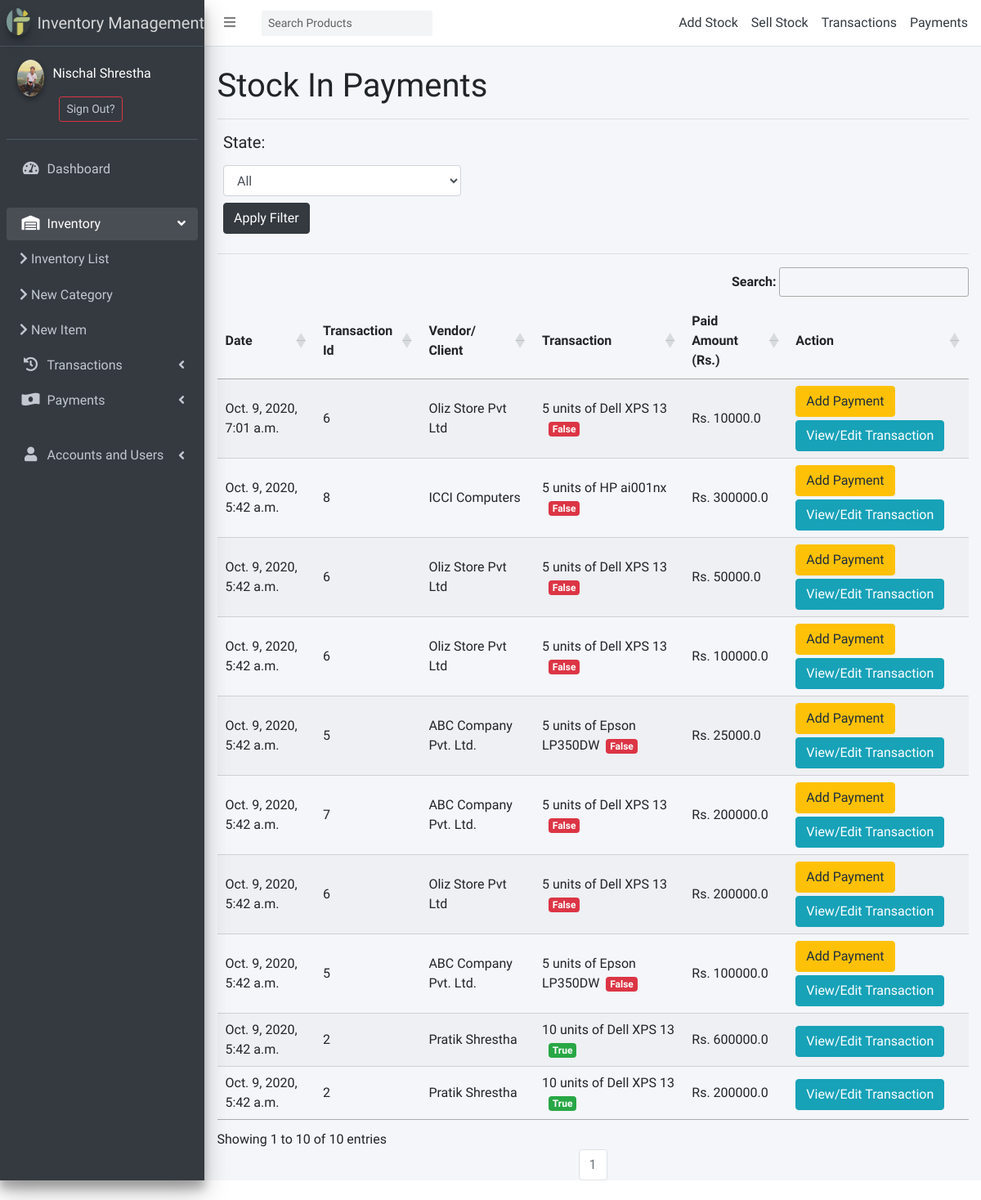
Screenshot of /inventory/payments/dr/ (signed in) with the database file from the repository.
### accounts/models.py (models this page shows)
class User(AbstractBaseUser, PermissionsMixin):
    class Types(models.TextChoices):
        ADMIN = "ADMIN", "Admin"
        STAFF = "STAFF", "Staff"
        CUSTOMER = "CUSTOMER", "Customer"
    base_type = Types.CUSTOMER
    _type = models.CharField(
        _("Type"), max_length=50, choices=Types.choices, default=base_type
    )
    email = models.EmailField(max_length=254, unique=True)
    first_name = models.CharField(max_length=128)
    last_name = models.CharField(max_length=128)
    is_staff = models.BooleanField(default=False)
    is_superuser = models.BooleanField(default=False)
    is_active = models.BooleanField(default=True)
    last_login = models.DateTimeField(null=True, blank=True)
    date_joined = models.DateTimeField(auto_now_add=True)
    USERNAME_FIELD = 'email'
    EMAIL_FIELD = 'email'
    REQUIRED_FIELDS = ['first_name','last_name','_type']
    objects = UserManager()

### Userprofile/models.py (models this page shows, shortened)
class Profile(models.Model):
    user = models.OneToOneField(User, on_delete=models.CASCADE)
    contact = models.BigIntegerField(blank=True, null=True)
    dp = models.ImageField(default='user.png',upload_to='profile_pics')

### inventory/models.py (models this page shows, shortened)
class Payment(models.Model):
    transaction = models.ForeignKey("inventory.Transaction", verbose_name=_("Payment For Transaction"), on_delete=models.CASCADE)
    amount = models.FloatField(_("Amount to add in Transaction"))
    date = models.DateTimeField(_("Date of Payment"), auto_now_add=True)
    base_payment = models.BooleanField(_("Is Base Payment"), default=False)
    class Meta:
        ordering = ['-date']

class Transaction(models.Model):
    class Types(models.TextChoices):
        STOCK_OUT = "STOCK OUT", "Stock Out"
        STOCK_IN = "STOCK IN", "Stock In"
    base_type = Types.STOCK_IN
    _type = models.CharField(
        _("Type"), max_length=50, choices=Types.choices, default=base_type
    )
    vendor_client = models.CharField(_("Vendor or Client"), max_length=240)
    item = models.ForeignKey("inventory.Item", verbose_name=_("Inventory Item"), on_delete=models.CASCADE)
    quantity = models.IntegerField(_("Quantity"), default=0)
    cost = models.FloatField(_("Cost Price Per Quantity Unit"), default=0)
    paid = models.FloatField(_("Paid Amount"), default = 0)
    remarks = models.TextField(_("Remarks on Deal"), null=True, blank=True)
    date = models.DateTimeField(_("Date of Transaction"), auto_now_add=True)
    balanced = models.BooleanField(_("Balanced"), editable = False)
    mobile_num_regex = RegexValidator(regex="^[0-9]{9,15}$", message="Entered mobile number isn't in a right format!")
    contact  = models.CharField(validators=[mobile_num_regex], max_length=13)
    class Meta:
        ordering = ['-date']
    def __str__(self):
        return f" {self.quantity} units of {self.item}"

class Item(models.Model):
    name = models.CharField(_("Product Name"),max_length = 240, unique = True)
    brand = models.CharField(_("Product Brand"), max_length = 50, null=True, blank=True)
    category = models.ForeignKey("inventory.Category", verbose_name=_("category"), on_delete=models.CASCADE, related_name='categories')
    description = models.TextField(_("Product Description"))
    image = models.ImageField(_("Product Image"), upload_to="product_images", height_field=None, width_field=None, max_length=None, null=True, blank=True)
    cost_price = models.FloatField(_("Latest Cost Price"), default=0)
    quantity = models.IntegerField(_("Available Quantity"), default=0)
    selling_price = models.FloatField(_("Current Selling Price"), default=0)
    about_seller = models.TextField(_("About Seller"))
    def __str__(self):
        return self.name
    class Meta:
        ordering = ['name']

### inventory/views.py (the view)
# urls.py: path("payments/dr/", DebitPaymentListView.as_view(), name="dr-payments"),
class DebitPaymentListView(LoginRequiredMixin, UserPassesTestMixin, ListView):
    model = Payment
    context_object_name = 'payments'
    template_name = "inventory/dr-payments.html"
    paginate_by=50
    queryset = Payment.objects.all()
    def test_func(self):
        return self.request.user._type in ['ADMIN', 'STAFF']
    def get_context_data(self, **kwargs):
        context = super().get_context_data(**kwargs)
        context["header"] = 'Stock In Payments'
        context['title'] = "Payments Created for Stock Bought"
        return context
    def get_queryset(self):
        qs = super().get_queryset().filter(transaction___type="STOCK IN")
        sts = self.request.GET.get('state')
        if sts=='balanced':
            qs = qs.filter(transaction__balanced=True)
        elif sts=='unbalanced':
            qs = qs.filter(transaction__balanced=False)
        return qs.order_by('-id')

### templates/inventory/dr-payments.html (shortened to what this page needs)
{% extends 'partial/base.html' %}
{% block style %}
<link rel="stylesheet" type="text/css" href="https://cdn.datatables.net/1.10.22/css/jquery.dataTables.css">
{% endblock style %}
{% block content %}
<h1>{{header}}</h1><hr>
<form action="" method="get">
    <div class="col-md-4">
      <label for="inputState"><h5>State:</h5></label>
      <select id="inputState" class="form-control" name='state'>
        <option selected>All</option>
      </select>
    <input type="submit" class='my-2 btn btn-dark' value='Apply Filter'>
    </div>
</form>
<hr>
<table id="table_id" class="display">
    <thead>
        <tr>
            <th>Date</th>
            <th>Transaction Id</th>
            <th>Vendor/ Client</th>
            <th>Transaction</th>
            <th>Paid Amount (Rs.)</th>
            <th>Action</th>
        </tr>
    </thead>
    <tbody>
    {% for payment in payments %}
        <tr>
            <td>{{payment.date}}</td>
            <td>{{payment.transaction.id}}</td>
            <td>{{payment.transaction.vendor_client}}</td>
            <td>{{payment.transaction}}{% if payment.transaction.balanced %}<span class='ml-2 badge badge-success'>{% else %}<span class='ml-2 badge badge-danger'>{% endif %}{{payment.transaction.balanced}}</span></td>
            <td>Rs. {{payment.amount}}</td>
            <td>
                {% if payment.transaction.balanced %}
                    <a href="{% url 'inventory:transaction-update' payment.transaction.id%}" class="btn mt-1 btn-small btn-info">View/Edit Transaction</a>
                {% else %}
                    <a href="{% url 'inventory:quick-payment' payment.transaction.id%}" class="btn btn-small btn-warning">Add Payment</a>
                    <a href="{% url 'inventory:transaction-update' payment.transaction.id%}" class="btn mt-1 btn-small btn-info">View/Edit Transaction</a>
                {% endif %}
            </td>
        </tr>
    {% endfor %}
    </tbody>
</table>
{% include "partial/pagination.html" %}
{% endblock content %}

### templates/side_nav.html (shortened to what this page needs)
{% load static %}
<aside class="main-sidebar sidebar-dark-primary elevation-4">
    <a href="/" class="brand-link">
      <img src="{% static '../media/favicon.png' %}" alt="IMS" class="brand-image img-circle elevation-3 ml-0"
           style="opacity: .8">
      <span class="brand-text font-weight-light">Inventory Management</span>
    </a>
    <div class="sidebar">
      <div class="user-panel mt-3 pb-3 mb-3 d-flex">
        {% if user.is_authenticated %}
          <div class="image">
            <img src="{{request.user.profile.dp.url}}" class="img-circle elevation-2" alt="User Image">
          </div>
          <div class="info">
          <a class="text-white mr-2" href="{% url 'profile' %}" id="navbarDropdown" role="button" aria-haspopup="true" aria-expanded="false">
            <p class="d-block">{{request.user.first_name}} {{request.user.last_name}}</p>
          </a>
          <a class="btn btn-sm btn-outline-danger" href="{% url 'account_logout' %}">Sign Out?</a>
        {% else %}
          <a class="btn mr-1 mb-1 btn-sm btn-outline-success text-light" href="{% url 'account_login' %}">Sign In</a>
          {% comment %} <a class="btn btn-sm mb-1 btn-warning text-dark" href="{% url 'account_signup' %}">Signup</a> {% endcomment %}
        {% endif %}
        </div>
      </div>
      <nav class="mt-2">
        <ul class="nav nav-pills nav-sidebar flex-column" data-widget="treeview" role="menu" data-accordion="false">
          <li class="nav-item">
            <a href="{% url 'main:admin-home' %}" class="nav-link">
              <i class="nav-icon fas fa-tachometer-alt active"></i>
              <p>
                Dashboard
              </p>
            </a>
          </li><br>
          <li class="nav-item has-treeview menu-open">
            <a href="#" class="nav-link">
              <i class="nav-icon fas fa-warehouse"></i>
              <p>
                Inventory
                <i class="right fas fa-angle-left"></i>
              </p>
            </a>
            <ul class="nav nav-treeview">
              <li class="nav-item">
                <a href="{% url 'inventory:items-list' %}" class="nav-link">
                  <i class="fas fa-chevron-right"></i>
                  <p>Inventory List</p>
                </a>
              </li>
              <li class="nav-item">
                <a href="{% url 'inventory:new-category' %}" class="nav-link">
                  <i class="fas fa-chevron-right"></i>
                  <p>New Category</p>
                </a>
              </li>
              <li class="nav-item">
                <a href="{% url 'inventory:new-item' %}" class="nav-link">
                  <i class="fas fa-chevron-right"></i>
                  <p>New Item</p>
                </a>
              </li>
            </ul>
          </li>
          <li class="nav-item has-treeview menu-closed">
            <a href="#" class="nav-link">
              <i class="nav-icon fas fa-history"></i>
              <p>
                Transactions
                <i class="right fas fa-angle-left"></i>
              </p>
            </a>
          </li>
          <li class="nav-item has-treeview menu-closed">
            <a href="#" class="nav-link">
              <i class="nav-icon fas fa-money-bill-wave-alt"></i>
              <p>
                Payments
                <i class="right fas fa-angle-left"></i>
              </p>
            </a>
          </li>
          {% if user.is_staff %}
          <br>
          <li class="nav-item has-treeview menu-closed">
            <a href="#" class="nav-link">
              <i class="nav-icon fas fa-user"></i>
              <p>
                Accounts and Users
                <i class="right fas fa-angle-left"></i>
              </p>
            </a>
          </li>
          {% endif %}
        </ul>
      </nav>
    </div>
  </aside>

### rows the page displays
User: user.profile.dp (picture), user.first_name "Nischal", user.last_name "Shrestha"
Payment: date "Oct. 9, 2020, 7:01 a.m.", transaction.id "6", transaction.vendor_client "Oliz Store Pvt Ltd", transaction "5 units of Dell XPS 13", transaction.balanced "False", amount "10000.0", shows "Add Payment"
Payment: date "Oct. 9, 2020, 5:42 a.m.", transaction.id "8", transaction.vendor_client "ICCI Computers", transaction "5 units of HP ai001nx", transaction.balanced "False", amount "300000.0", shows "Add Payment"
Payment: date "Oct. 9, 2020, 5:42 a.m.", transaction.id "6", transaction.vendor_client "Oliz Store Pvt Ltd", transaction "5 units of Dell XPS 13", transaction.balanced "False", amount "50000.0", shows "Add Payment"
Payment: date "Oct. 9, 2020, 5:42 a.m.", transaction.id "6", transaction.vendor_client "Oliz Store Pvt Ltd", transaction "5 units of Dell XPS 13", transaction.balanced "False", amount "100000.0", shows "Add Payment"
Payment: date "Oct. 9, 2020, 5:42 a.m.", transaction.id "5", transaction.vendor_client "ABC Company Pvt. Ltd.", transaction "5 units of Epson LP350DW", transaction.balanced "False", amount "25000.0", shows "Add Payment"
Payment: date "Oct. 9, 2020, 5:42 a.m.", transaction.id "7", transaction.vendor_client "ABC Company Pvt. Ltd.", transaction "5 units of Dell XPS 13", transaction.balanced "False", amount "200000.0", shows "Add Payment"
Payment: date "Oct. 9, 2020, 5:42 a.m.", transaction.id "6", transaction.vendor_client "Oliz Store Pvt Ltd", transaction "5 units of Dell XPS 13", transaction.balanced "False", amount "200000.0", shows "Add Payment"
Payment: date "Oct. 9, 2020, 5:42 a.m.", transaction.id "5", transaction.vendor_client "ABC Company Pvt. Ltd.", transaction "5 units of Epson LP350DW", transaction.balanced "False", amount "100000.0", shows "Add Payment"
Payment: date "Oct. 9, 2020, 5:42 a.m.", transaction.id "2", transaction.vendor_client "Pratik Shrestha", transaction "10 units of Dell XPS 13", transaction.balanced "True", amount "600000.0", shows "View/Edit Transaction"
Payment: date "Oct. 9, 2020, 5:42 a.m.", transaction.id "2", transaction.vendor_client "Pratik Shrestha", transaction "10 units of Dell XPS 13", transaction.balanced "True", amount "200000.0", shows "View/Edit Transaction"

### other values shown
{{ header }} "Stock In Payments"
{{ num }} "1"
